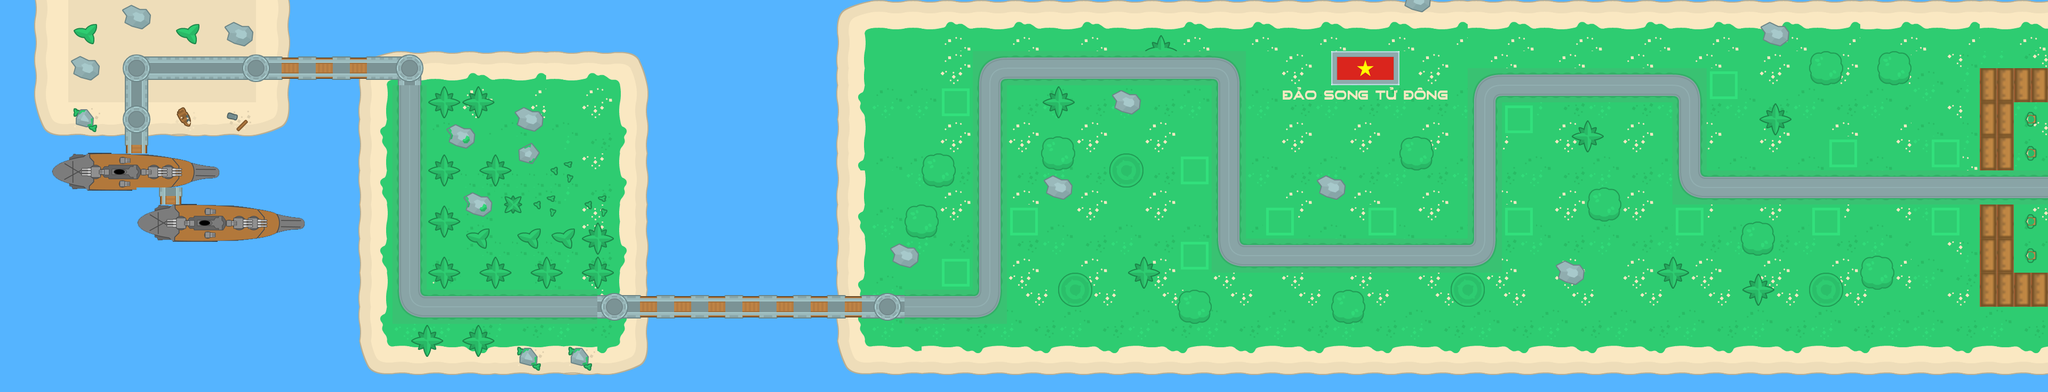

A 2D game scene composited from a Tiled map and its tileset images. What follows is a short description and the map's XML, with each tile layer's data collapsed to a summary:
An orthogonal 120x23 tile map with 32x32 px tiles, 15 tile layers (Background, Physic, Island, IslandName, ...), 9 tilesets and 29 objects (LP1, LP2, LP3, LP4, LP5, ...).

<map version="1.0" tiledversion="1.1.5" orientation="orthogonal" renderorder="right-down" width="120" height="23" tilewidth="32" tileheight="32" infinite="0" nextobjectid="65">
 <tileset firstgid="1" source="sprite_0000_Layer-2.tsx" />
 <tileset firstgid="5" source="towerDefense_tilesheet.tsx" />
 <tileset firstgid="1201" source="terrainTiles_default.tsx" />
 <tileset firstgid="1361" source="tiles_sheet.tsx" />
 <tileset firstgid="1745" source="ship.tsx" />
 <tileset firstgid="1785" source="block.tsx" />
 <tileset firstgid="1787" source="towerDefense_tile245.tsx" />
 <tileset firstgid="1791" source="STD.tsx" />
 <tileset firstgid="1821" source="flag.tsx" />
 <layer name="Background" width="120" height="23">
  <data>[2760 cells, 2760 non-empty, 1 distinct tile ids]</data>
 </layer>
 <layer name="Physic" width="120" height="23">
  <data>[2760 cells, 358 non-empty, 4 distinct tile ids]</data>
 </layer>
 <layer name="Island" width="120" height="23">
  <data>[2760 cells, 2005 non-empty, 88 distinct tile ids]</data>
 </layer>
 <layer name="IslandName" width="120" height="23">
  <data>[2760 cells, 30 non-empty, 30 distinct tile ids]</data>
 </layer>
 <layer name="Flag" width="120" height="23">
  <data>[2760 cells, 8 non-empty, 8 distinct tile ids]</data>
 </layer>
 <layer name="RockandTree" width="120" height="23">
  <data>[2760 cells, 251 non-empty, 53 distinct tile ids]</data>
 </layer>
 <layer name="Tree" width="120" height="23">
  <data>[2760 cells, 60 non-empty, 8 distinct tile ids]</data>
 </layer>
 <layer name="Plane" width="120" height="23">
  <data>[2760 cells, 0 non-empty, 0 distinct tile ids]</data>
 </layer>
 <layer name="Plane2" width="120" height="23">
  <data>[2760 cells, 0 non-empty, 0 distinct tile ids]</data>
 </layer>
 <layer name="Ship" width="120" height="23">
  <data>[2760 cells, 75 non-empty, 40 distinct tile ids]</data>
 </layer>
 <layer name="Bride" width="120" height="23">
  <data>[2760 cells, 82 non-empty, 28 distinct tile ids]</data>
 </layer>
 <layer name="Road" width="120" height="23">
  <data>[2760 cells, 264 non-empty, 24 distinct tile ids]</data>
 </layer>
 <layer name="Target" width="120" height="23">
  <data>[2760 cells, 32 non-empty, 2 distinct tile ids]</data>
 </layer>
 <layer name="OurSoldier" width="120" height="23">
  <data>[2760 cells, 16 non-empty, 4 distinct tile ids]</data>
 </layer>
 <layer name="Tower" width="120" height="23">
  <data>[2760 cells, 60 non-empty, 4 distinct tile ids]</data>
 </layer>
 <objectgroup name="LocationPoint">
  <object id="1" name="LP1" x="252.666" y="292.667">
   <point />
  </object>
  <object id="2" name="LP2" x="255.333" y="126.667">
   <point />
  </object>
  <object id="3" name="LP3" x="766.667" y="128.667">
   <point />
  </object>
  <object id="4" name="LP4" x="779.333" y="572">
   <point />
  </object>
  <object id="5" name="LP5" x="1837.33" y="574">
   <point />
  </object>
  <object id="39" name="LP6" x="1868" y="132">
   <point />
  </object>
  <object id="40" name="LP7" x="2290.67" y="129.333">
   <point />
  </object>
  <object id="41" name="LP8" x="2314.67" y="476">
   <point />
  </object>
  <object id="42" name="LP9" x="2769.33" y="474.667">
   <point />
  </object>
  <object id="43" name="LP10" x="2790.67" y="168">
   <point />
  </object>
  <object id="44" name="LP11" x="3149.33" y="161.333">
   <point />
  </object>
  <object id="45" name="LP12" x="3173.33" y="344">
   <point />
  </object>
  <object id="46" name="LP13" x="3853.33" y="349.333">
   <point />
  </object>
  <object id="64" name="LP14" x="3920" y="348">
   <point />
  </object>
 </objectgroup>
 <objectgroup name="TowerLocation">
  <object id="15" name="T1" x="1792" y="510.667">
   <point />
  </object>
  <object id="16" name="T2" x="1919.33" y="414.667">
   <point />
  </object>
  <object id="17" name="T3" x="1790" y="191.333">
   <point />
  </object>
  <object id="47" name="T4" x="2238.67" y="317.333">
   <point />
  </object>
  <object id="48" name="T5" x="2240" y="478.667">
   <point />
  </object>
  <object id="49" name="T6" x="2402.67" y="417.333">
   <point />
  </object>
  <object id="50" name="T7" x="2590.67" y="414.667">
   <point />
  </object>
  <object id="51" name="T8" x="2850.67" y="417.333">
   <point />
  </object>
  <object id="52" name="T9" x="2846.67" y="225.333">
   <point />
  </object>
  <object id="53" name="T10" x="3233.33" y="161.333">
   <point />
  </object>
  <object id="54" name="T11" x="3165.33" y="416">
   <point />
  </object>
  <object id="55" name="T12" x="3453.33" y="286.667">
   <point />
  </object>
  <object id="56" name="T13" x="3425.33" y="417.333">
   <point />
  </object>
  <object id="57" name="T14" x="3648" y="416">
   <point />
  </object>
  <object id="58" name="T15" x="3646.67" y="286.667">
   <point />
  </object>
 </objectgroup>
</map>
